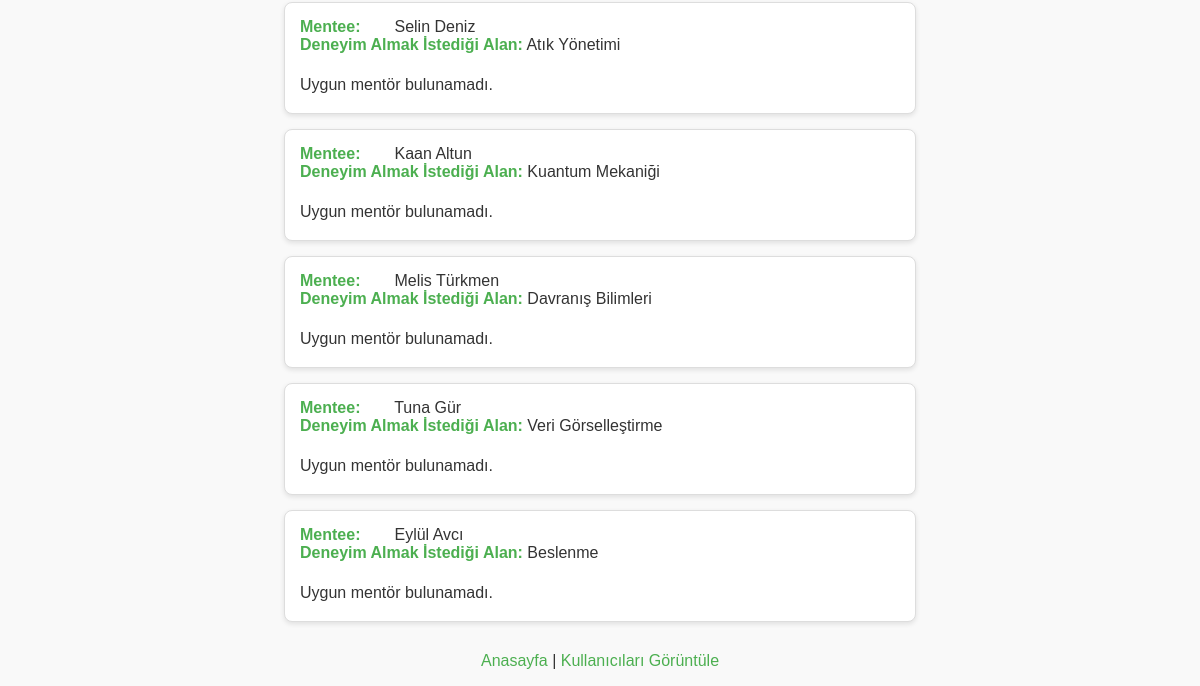
Page /match-users (lower part) on the earlier database version.
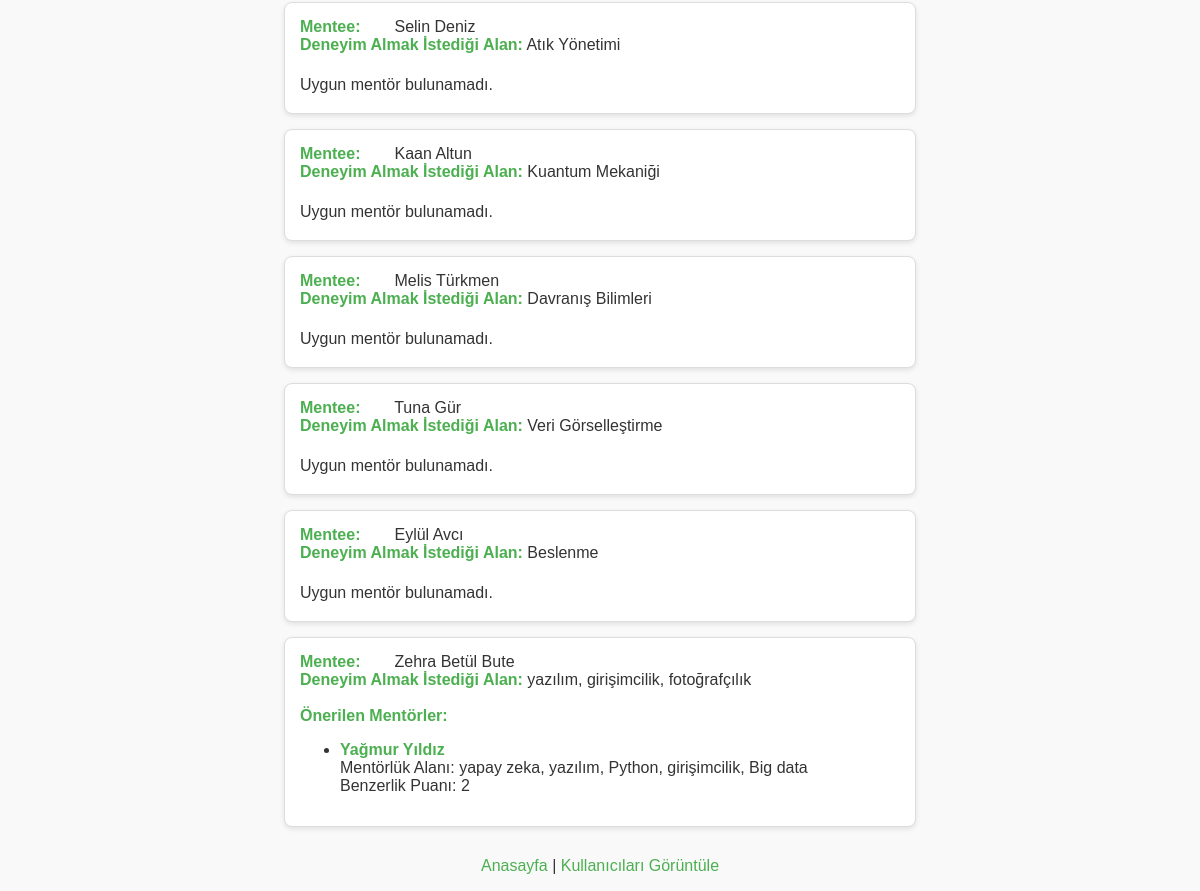
Same page on the later database version.
### tables this page shows
CREATE TABLE users (
        id INTEGER PRIMARY KEY AUTOINCREMENT,
        first_name TEXT NOT NULL,
        last_name TEXT NOT NULL,
        email TEXT UNIQUE NOT NULL,
        occupation TEXT NOT NULL,
        skills TEXT NOT NULL,
        role TEXT CHECK(role IN ('mentor', 'mentee')) NOT NULL
    );

### routes.py (the view)
@app.route("/match-users", methods=["GET"])
def match_users():
    conn = get_db_connection()
    cursor = conn.cursor()
    cursor.execute("SELECT * FROM users WHERE role='mentor'")
    mentors = cursor.fetchall()
    cursor.execute("SELECT * FROM users WHERE role='mentee'")
    mentees = cursor.fetchall()
    conn.close()
    matches = []
    for mentee in mentees:
        mentee_skills = set(map(str.strip, mentee['skills'].lower().split(',')))
        mentor_scores = []
        for mentor in mentors:
            mentor_skills = set(map(str.strip, mentor['skills'].lower().split(',')))
            score = len(mentee_skills & mentor_skills)
            if score > 0:
                mentor_scores.append({
                    'mentor': mentor,
                    'score': score
                })
        mentor_scores.sort(key=lambda x: x['score'], reverse=True)
        top_matches = mentor_scores[:3]
        matches.append({
            'mentee': mentee,
            'mentors': top_matches
        })
    return render_template("match_results.html", matches=matches)

### database.py (called while the page is built)
def get_db_connection():
    conn = sqlite3.connect('mentorship.db', check_same_thread=False, timeout=10)
    conn.row_factory = sqlite3.Row
    conn.execute("PRAGMA busy_timeout = 5000")
    return conn

### templates/match_results.html (shortened to what this page needs)
<!DOCTYPE html>
<html lang="tr">
<head>
    <link rel="stylesheet" href="/static/style.css">
</head>
<body>
    {% if matches %}
        {% for match in matches %}
            <div class="user-card">
                <strong>Mentee:</strong> {{ match.mentee.first_name }} {{ match.mentee.last_name }}<br>
                <strong>Deneyim Almak İstediği Alan:</strong> {{ match.mentee.skills }}<br><br>
                {% if match.mentors %}
                    <strong>Önerilen Mentörler:</strong><br>
                    <ul>
                        {% for mentor_match in match.mentors %}
                        <li style="margin-bottom: 10px;">
                            <strong>{{ mentor_match.mentor.first_name }} {{ mentor_match.mentor.last_name }}</strong><br>
                            <span>Mentörlük Alanı:</span> {{ mentor_match.mentor.skills }}<br>
                            <span>Benzerlik Puanı:</span> {{ mentor_match.score }}
                        </li>
                        {% endfor %}
                    </ul>
                {% else %}
                    <p>Uygun mentör bulunamadı.</p>
                {% endif %}
            </div>
        {% endfor %}
    {% else %}
        <p style="text-align: center;">Henüz eşleşme bulunmamaktadır.</p>
    {% endif %}
    <p style="text-align: center; margin-top: 30px;">
        <a href="/">Anasayfa</a> | <a href="/list-users">Kullanıcıları Görüntüle</a>
    </p>
</body>
</html>

### static/style.css (style rules this page uses)
body { font-family: Arial, sans-serif; margin: 0; padding: 0; background-color: #f9f9f9; color: #333; }
a { color: #4CAF50; text-decoration: none; }
.user-card { border: 1px solid #ddd; border-radius: 8px; margin: 15px auto; padding: 15px; background-color: #fff; box-shadow: 0 2px 5px rgba(0,0,0,0.1); max-width: 600px; }
.user-card strong { display: inline-block; min-width: 90px; color: #4CAF50; }
.user-card p { margin: 4px 0; }

Differences in the rows shown:
added users: mentee.first_name "Zehra Betül", mentee.last_name "Bute", mentee.skills "yazılım, girişimcilik, fotoğrafçılık"
added users: mentor.first_name "Yağmur", mentor.last_name "Yıldız", mentor.skills "yapay zeka, yazılım, Python, girişimcilik, Big data"
Other differences:
new list line: "Mentee: Deneyim Almak İstediği Alan: Önerilen Mentörler: Mentörlük Alanı: Benzerlik Puanı: 2"
